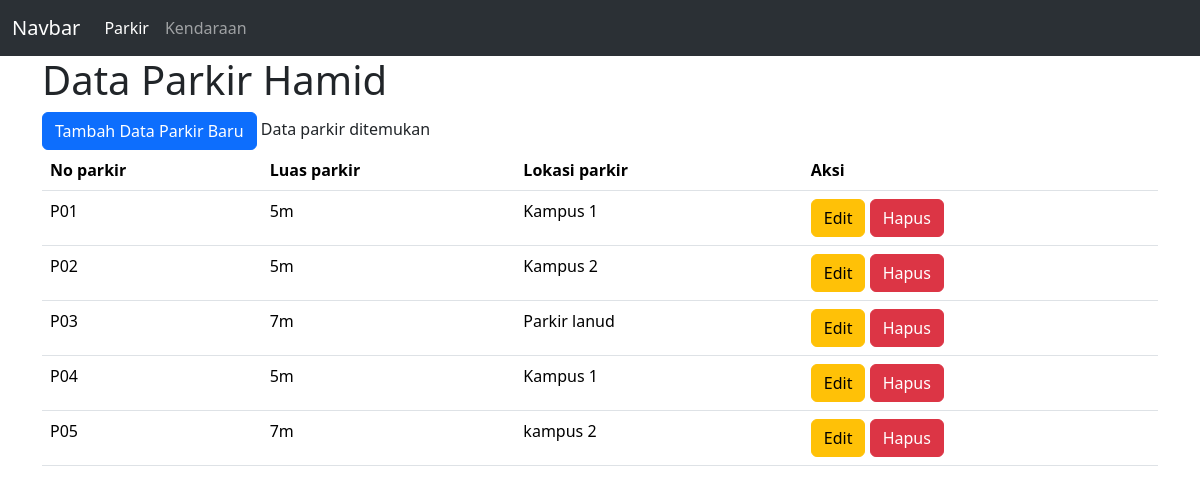
Page /view/Parkir/index.php on the committed database.
### tables this page shows
CREATE TABLE `tempat_parkir` (
  `No_parkir` varchar(20) NOT NULL,
  `luas_parkir` varchar(25) DEFAULT NULL,
  `lokasi_parkir` varchar(20) DEFAULT NULL
);

### view/Parkir/index.php (the view, shortened to what this page needs)
<!DOCTYPE html>
<html lang="en">
<head>
    <link rel="stylesheet" href="https://cdn.jsdelivr.net/npm/bootstrap@5.3.3/dist/css/bootstrap.min.css">
</head>
<body>
<nav class="navbar navbar-expand-lg bg-body-tertiary" data-bs-theme="dark">
  <div class="container-fluid">
    <a class="navbar-brand" href="#">Navbar</a>
    <div class="collapse navbar-collapse" id="navbarNav">
      <ul class="navbar-nav">
        <li class="nav-item">
          <a class="nav-link active" aria-current="page" href="">Parkir</a>
        </li>
        <li class="nav-item">
          <a class="nav-link" href="../Kendaraan/index.php">Kendaraan</a>
        </li>
      </ul>
    </div>
  </div>
</nav>
    <div class="container">
      <h1>Data Parkir Hamid</h1>
      <a href="view_tambah.php" class="btn btn-primary">Tambah Data Parkir Baru</a>
     <table class="table">
        <thead>
            <tr>
            <th scope="col">No parkir</th>
            <th scope="col">Luas parkir</th>
            <th scope="col">Lokasi parkir</th>
            <th>Aksi</th>
            </tr>
        </thead>
    <tbody>
        <?php
             include "../../config/koneksi.php";
              $query = mysqli_query($conn, "SELECT * FROM tempat_parkir");
              if(mysqli_num_rows($query)){
                  while($result = mysqli_fetch_assoc($query)){
              ?>
              <tr>
                  <td><?php echo $result['No_parkir'] ?></td>
                  <td><?php echo $result['luas_parkir'] ?></td>
                  <td><?php echo $result['lokasi_parkir'] ?></td>
                  <td>
                      <a href='view_edit.php' class="btn btn-warning">Edit</a>
                      <a href='hapus.php'No_parkir=<?php echo $result['No_parkir']?>
                      onclick="return confirm('bener nih?')" class="btn btn-danger">Hapus</a>
                  </td>
              </tr>
              <?php
                  }
              } else {
                  echo "Data parkir tidak ditemukan";
              }
        ?>
    </tbody>
    </table>
    </div>
</body>
</html>

### rows in the picture
tempat_parkir: No_parkir "P01", luas_parkir "5m", lokasi_parkir "Kampus 1"
tempat_parkir: No_parkir "P02", luas_parkir "5m", lokasi_parkir "Kampus 2"
tempat_parkir: No_parkir "P03", luas_parkir "7m", lokasi_parkir "Parkir lanud"
tempat_parkir: No_parkir "P04", luas_parkir "5m", lokasi_parkir "Kampus 1"
tempat_parkir: No_parkir "P05", luas_parkir "7m", lokasi_parkir "kampus 2"
